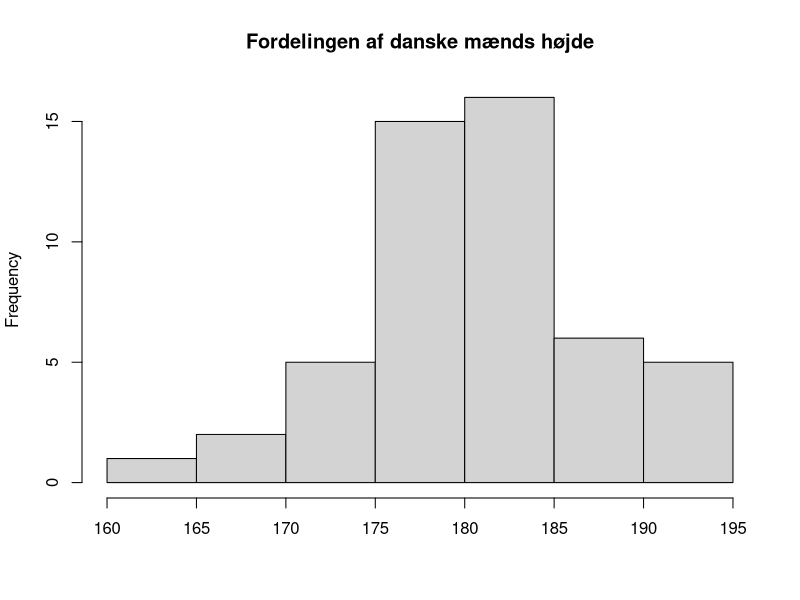
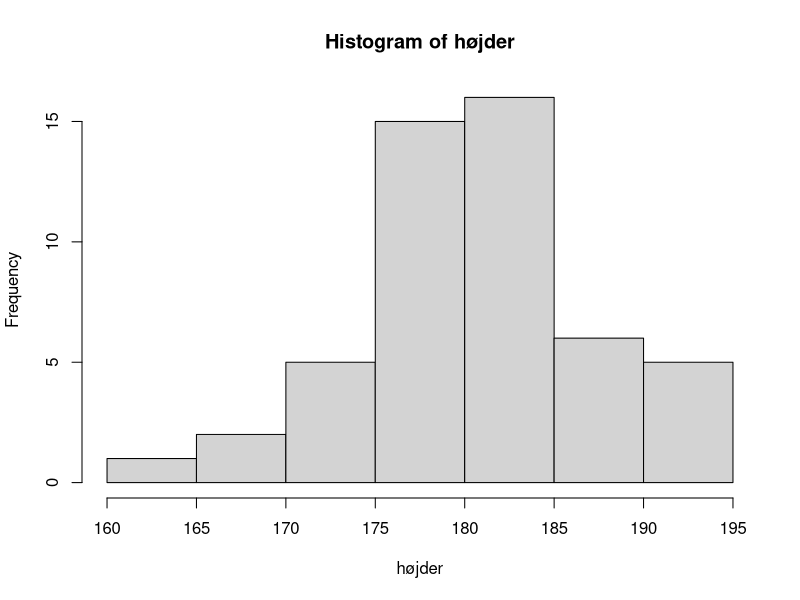
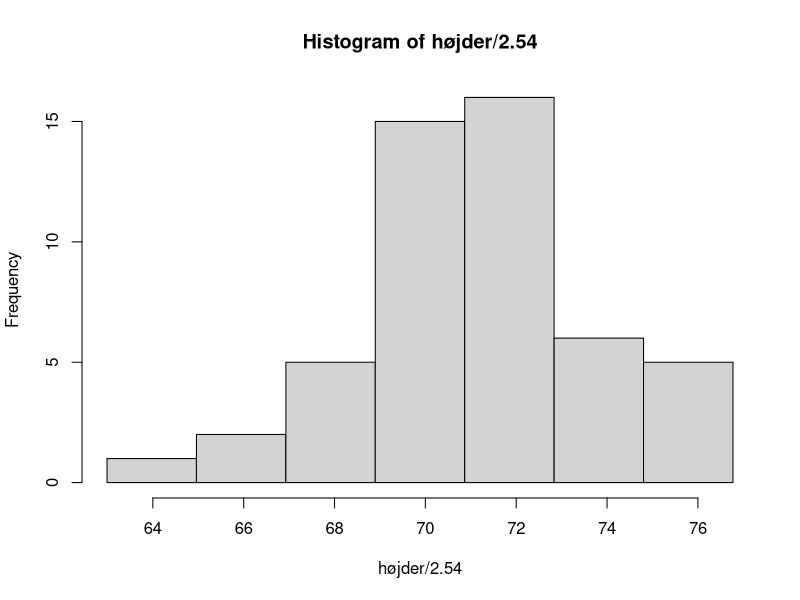
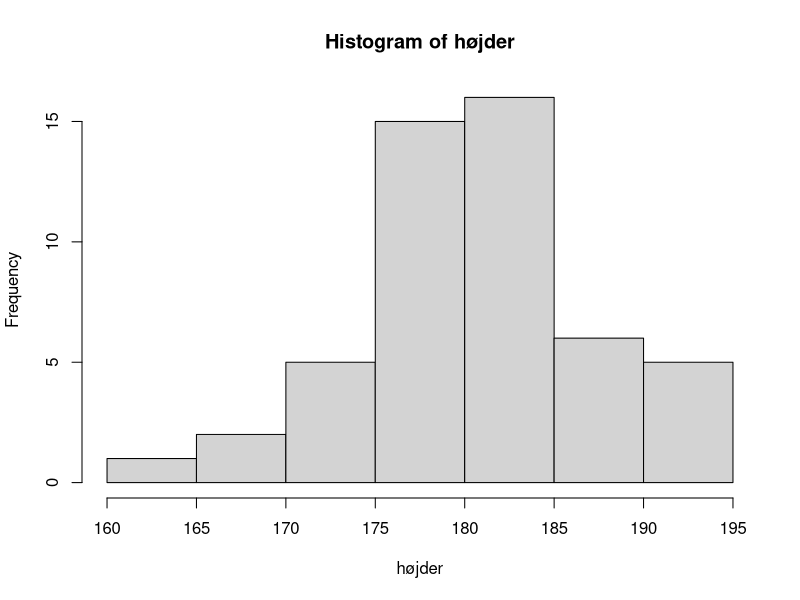
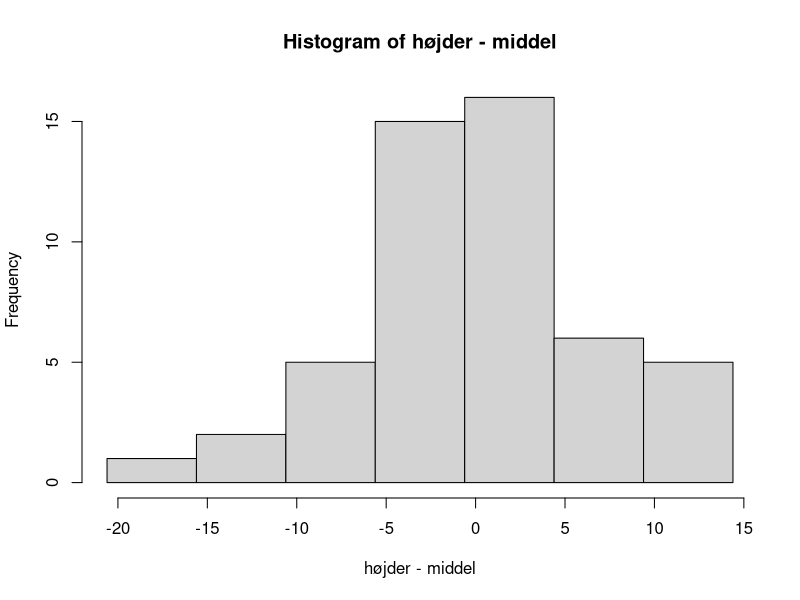
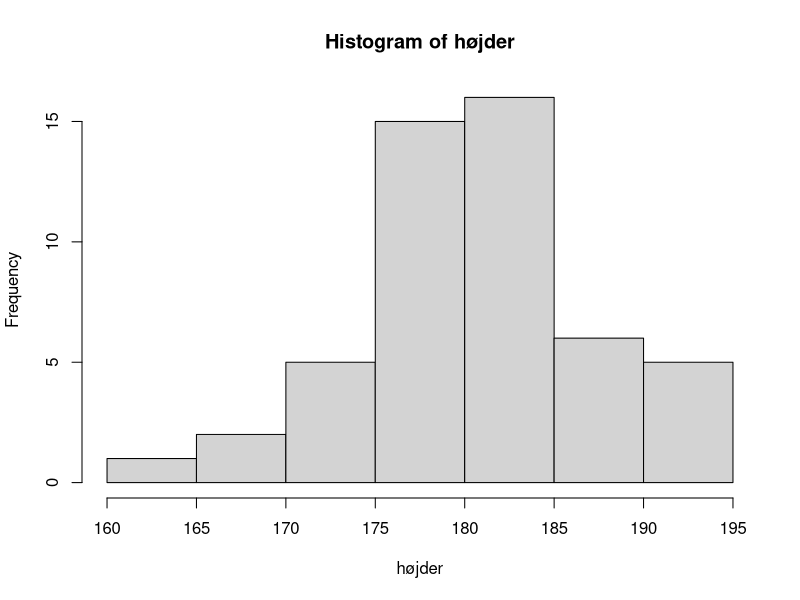
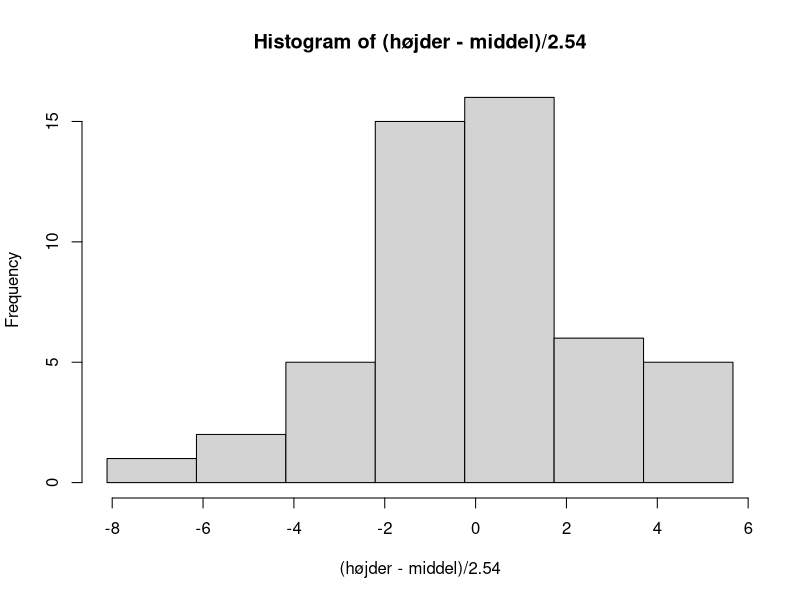
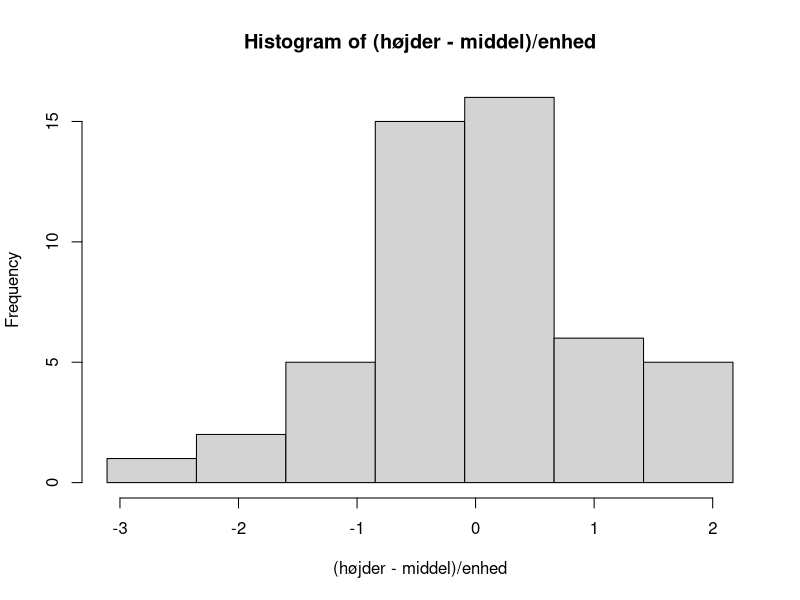

Generate these figures, in order, with R:
## ---- chunk 1
set.seed(8) 
højder <- rnorm(50, mean = 181, sd = 6.5) 
højder |> hist(main = "Fordelingen af danske mænds højde", xlab = NULL)
## ---- chunk 2
højder
## ---- chunk 3
breaks <- c(160, 165, 170, 175, 180, 185, 190, 195)
hist(højder, breaks = breaks)
## ---- chunk 4
breaks <- breaks/2.54
hist(højder/2.54, breaks = breaks)
## ---- chunk 5
breaks <- c(160, 165, 170, 175, 180, 185, 190, 195)
hist(højder, breaks = breaks)
## ---- chunk 6
middel <- mean(højder)
hist(højder-middel, breaks = breaks-middel)
## ---- chunk 7
breaks <- c(160, 165, 170, 175, 180, 185, 190, 195)

hist(højder, breaks = breaks)
## ---- chunk 8
middel <- mean(højder)
breaks <- (breaks - middel)/2.54
hist((højder-middel)/2.54, breaks = breaks)
## ---- chunk 9
breaks <- c(160, 165, 170, 175, 180, 185, 190, 195)
enhed <- sd(højder)
middel <- mean(højder)
breaks <- (breaks-middel)/enhed
hist((højder-middel)/enhed, breaks = breaks)
## ---- chunk 10
library(tidyverse)
x <- seq(-4, 4, length.out = 100)

# Normal fordeling
normal <- dnorm(x, mean = 0, sd = 1)
tibble(x = x, y = normal) |> 
  ggplot(aes(x, y = normal)) +
  geom_line()
## ---- chunk 11
pnorm(-2)
## ---- chunk 12
qnorm(0.025)
## ---- chunk 13
qnorm(1-0.025)
## ---- chunk 14
pnorm(2)
## ---- chunk 15
qnorm(0.4)
## ---- chunk 16
pnorm(3) - pnorm(2)
## ---- chunk 17
pnorm(-1.692)
## ---- chunk 18
qnorm(0.5)
## ---- chunk 19
qnorm(0.6)
## ---- chunk 20
200 + c(-1,1)*1.96*40
## ---- chunk 21
qnorm(1-0.05)
## ---- chunk 22
qnorm(1 - (0.2- pnorm(-1)))*15+100
## ---- chunk 23
tribble(~gruppe, ~Antal, ~Gennemsnit, ~Spredning,
"Diabetikere", 227, 0.719, 0.068,
"Ikke-diabetikere", 140, 0.810, 0.057)
## ---- chunk 24
0.81 + c(-1,1)*1.96*0.057
## ---- chunk 25
pnorm((0.92-0.719)/0.068) - pnorm((0.7-0.719)/0.068)
## ---- chunk 26
pnorm((50-47)/42)
## ---- chunk 27
pnorm(50, mean = 47, sd = 42)
